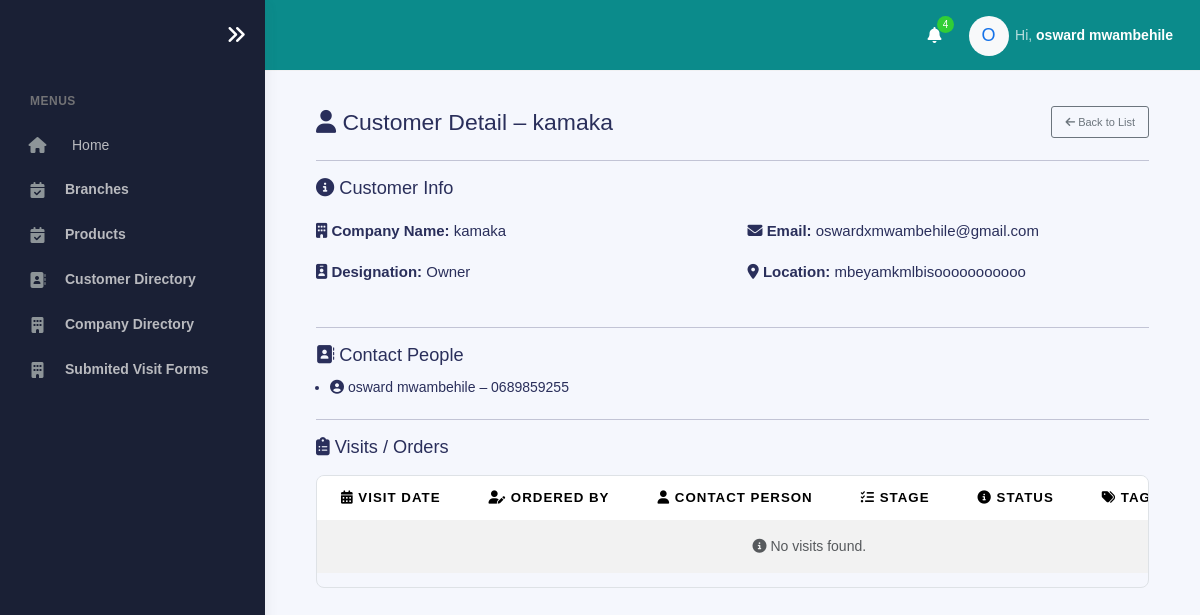
The app's page /customers/customers-view/26/view/ (signed in) with its own data.
### accounts/models.py (models this page shows, shortened)
class User(AbstractBaseUser, PermissionsMixin):
    POSITION_CHOICES = [
        ('Head of Sales', 'Head of Sales'),
        ('Facilitator', 'Facilitator'),
        ('Product Brand Manager', 'Product Brand Manager'),
        ('Corporate Manager', 'Corporate Manager'),
        ('Corporate Officer', 'Corporate Officer'),
        ('Zonal Sales Executive', 'Zonal Sales Executive'),
        ('Mobile Sales Officer', 'Mobile Sales Officer'),
        ('Desk Sales Officer', 'Desk Sales Officer'),
        ('Admin', 'Admin'),
    ]
    ZONE_CHOICES = [
        ('Coast Zone', 'Coast Zone'),
        ('Corporate', 'Corporate'),
        ('Central Zone', 'Central Zone'),
        ('Southern Zone', 'Southern Zone'),
        ('Northern Zone', 'Northern Zone'),
        ('Lake Zone', 'Lake Zone'),
    ]
    COMPANY_CHOICES = [
        ('ANDO', 'ANDO'),
        ('KAM', 'KAM'),
        ('MATE', 'MATE'),
    ]
    email = models.EmailField(unique=True)
    first_name = models.CharField(max_length=50, null=True, blank=True)
    last_name = models.CharField(max_length=50, null=True, blank=True)
    company_name = models.CharField(max_length=50, choices=COMPANY_CHOICES, null=True, blank=True)
    position = models.CharField(max_length=100, choices=POSITION_CHOICES, null=True, blank=True)
    zone = models.CharField(max_length=100, choices=ZONE_CHOICES, null=True, blank=True)
    branch = models.ForeignKey(
        Branch,
        null=True,
        blank=True,
        on_delete=models.SET_NULL,
        related_name='users'
    )
    contact = models.CharField(
        max_length=13,
        null=True,
        blank=True,
        validators=[
            RegexValidator(
                regex=r'^(?:\+255|0)[67][0-9]\d{7}$',
                message="Enter a valid Tanzanian phone number (e.g. +255712345678 or 0712345678)"
            )
        ]
    )
    is_active = models.BooleanField(default=True)
    is_staff = models.BooleanField(default=False)
    date_joined = models.DateTimeField(default=timezone.now)
    objects = UserManager()
    USERNAME_FIELD = 'email'
    REQUIRED_FIELDS = []
    def get_full_name(self):
        return f"{self.first_name} {self.last_name}".strip()

### customers/models.py (models this page shows, shortened)
class Customer(models.Model):
    designation = models.CharField(
        max_length=100,
        choices=DESIGNATION_CHOICES
    )
    company_name = models.CharField(
        max_length=200,
        unique=True
    )
    location = models.CharField(max_length=200)
    email = models.EmailField(unique=True)
    acquisition_stage = models.CharField(
        max_length=50,
        choices=ACQUISITION_STAGE_CHOICES,
        default='Prospecting'
    )
    client_budget = models.DecimalField(
        max_digits=12,
        decimal_places=2,
        null=True,
        blank=True,
        help_text="Estimated client budget "
    )
    created_at = models.DateTimeField(auto_now_add=True, blank=True, null=True)

class CustomerContact(models.Model):
    customer = models.ForeignKey(Customer, related_name="contacts", on_delete=models.CASCADE)
    contact_name = models.CharField(max_length=150)
    contact_detail = models.CharField(max_length=150)

### customers/views.py (the view)
# urls.py: path('customers-view/<int:customer_id>/view/', views.view_customers, name='views_customer'),
def view_customers(request, customer_id):
    if request.user.is_authenticated:
        customer = get_object_or_404(Customer, id=customer_id)
        contacts = CustomerContact.objects.filter(customer=customer)
        return render(request, "company/customer_detail.html", {
            "customer": customer,
            "contacts": contacts,
        })
    else:
        messages.error(request,'You must login first to access the page')
        return redirect('login')

### templates/company/customer_detail.html (shortened to what this page needs)
{% extends "company/base.html" %}
{% load humanize %}
{% block content %}
  {% include "company/sidebar.html" %}
  <div class="main-panel">
    <div class="main-header">
      {% include "company/nav.html" %}
    </div>
    <div class="container-fluid mt-4 mb-5 px-3 px-md-4">
      <div class="page-inner pt-5">
        <div class="d-flex flex-column flex-md-row justify-content-between align-items-start align-items-md-center gap-2 mb-4 mt-5">
          <h3 class="mb-0"><i class="fas fa-user"></i> Customer Detail – {{ customer.company_name }}</h3>
          <div class="d-flex gap-2 flex-wrap mt-2 mt-md-0">
            <a href="{% url 'customer_list' %}" class="btn btn-sm btn-outline-secondary">
              <i class="fas fa-arrow-left"></i> Back to List
            </a>
          </div>
        </div>
        <hr>
        <div class="mb-4">
          <h5 class="mb-3"><i class="fas fa-info-circle"></i> Customer Info</h5>
          <div class="row">
            <div class="col-md-6 mb-2">
              <p><strong><i class="fas fa-building"></i> Company Name:</strong> {{ customer.company_name }}</p>
              <p><strong><i class="fas fa-id-badge"></i> Designation:</strong> {{ customer.designation }}</p>
            </div>
            <div class="col-md-6 mb-2">
              <p><strong><i class="fas fa-envelope"></i> Email:</strong> {{ customer.email }}</p>
              <p><strong><i class="fas fa-map-marker-alt"></i> Location:</strong> {{ customer.location }}</p>
            </div>
          </div>
        </div>
        <hr>
        <div class="mb-4">
          <h5 class="mb-2"><i class="fas fa-address-book"></i> Contact People</h5>
          {% if contacts %}
            <ul class="mb-0 ps-3">
              {% for contact in contacts %}
                <li><i class="fas fa-user-circle"></i> {{ contact.contact_name }} – {{ contact.contact_detail }}</li>
              {% endfor %}
            </ul>
          {% else %}
            <p class="text-muted"><i class="fas fa-exclamation-circle"></i> No contacts found.</p>
          {% endif %}
        </div>
        <hr>
        <div class="mb-4">
          <h5 class="mb-3"><i class="fas fa-clipboard-list"></i> Visits / Orders</h5>
          <div class="table-responsive">
            <table class="table table-striped">
              <thead>
                <tr>
                  <th><i class="fas fa-calendar-alt"></i> Visit Date</th>
                  <th><i class="fas fa-user-edit"></i> Ordered By</th>
                  <th><i class="fas fa-user"></i> Contact Person</th>
                  <th><i class="fas fa-tasks"></i> Stage</th>
                  <th><i class="fas fa-info-circle"></i> Status</th>
                  <th><i class="fas fa-tags"></i> Tag</th>
                </tr>
              </thead>
              <tbody>
                {% for visit in visits %}
                  <tr>
                    <td>{{ visit.created_at|date:"M d, Y H:i" }}</td>
                    <td>{{ visit.added_by.get_full_name }}</td>
                    <td>{{ visit.contact_person.contact_name }}</td>
                    <td>
                      {% if visit.meeting_stage %}
                        <span class="badge bg-info text-white">{{ visit.meeting_stage }}</span>
                      {% else %}
                        <span class="text-muted">N/A</span>
                      {% endif %}
                    </td>
                    <td>
                      {% if visit.status %}
                        <span class="badge
                          {% if visit.status == 'Open' %}bg-secondary
                          {% elif visit.status == 'Won Paid' %}bg-success
                          {% elif visit.status == 'Won Pending Payment' %}bg-warning
                          {% elif visit.status == 'Lost' %}bg-danger
                          {% else %}bg-light text-dark{% endif %}">
                          {{ visit.status }}
                        </span>
                      {% else %}
                        <span class="text-muted">N/A</span>
                      {% endif %}
                    </td>
                    <td>
                      {% if visit.tag %}
                        <span class="badge
                          {% if visit.tag == 'Prospect' %}bg-warning text-dark
                          {% elif visit.tag == 'Lead' %}bg-primary
                          {% elif visit.tag == 'Customer' %}bg-success
                          {% else %}bg-light text-dark{% endif %}">
                          {{ visit.tag }}
                        </span>
                      {% else %}
                        <span class="text-muted">N/A</span>
                      {% endif %}
                    </td>
                    <td>
                      {% if visit.products.all %}
                        <a href="{% url 'adminproduct_details' visit.id %}" class="btn btn-sm btn-info">
                          <i class="fas fa-eye"></i> View Orders
                        </a>
                      {% else %}
                        <span class="text-muted">No Products</span>
                      {% endif %}
                    </td>
                  </tr>
                {% empty %}
                  <tr>
                    <td colspan="7" class="text-muted text-center">
                      <i class="fas fa-info-circle"></i> No visits found.
                    </td>
                  </tr>
                {% endfor %}
              </tbody>
            </table>
          </div>
        </div>
      </div>
    </div>
  </div>
  <link href="https://cdnjs.cloudflare.com/ajax/libs/font-awesome/6.5.0/css/all.min.css" rel="stylesheet">
{% endblock %}

### templates/company/nav.html (shortened to what this page needs)
{% load static %}
<nav class="navbar navbar-header navbar-expand-lg border-bottom" style="background-color: rgb(11, 139, 139)">
  <div class="container-fluid">
    <ul class="navbar-nav topbar-nav ms-md-auto align-items-center">
      <li class="nav-item topbar-icon dropdown hidden-caret">
        <a class="nav-link dropdown-toggle text-white" href="#" id="notifDropdown" role="button" data-bs-toggle="dropdown" aria-haspopup="true" aria-expanded="false">
          <i class="fa fa-bell"></i>
          <span class="notification">4</span>
        </a>
      </li>
      <li class="nav-item topbar-user dropdown hidden-caret">
        <a class="dropdown-toggle profile-pic text-white" data-bs-toggle="dropdown" href="#" aria-expanded="false">
          <div class="avatar-sm">
            <div class="avatar-initial rounded-circle bg-light text-primary d-flex align-items-center justify-content-center" style="width: 40px; height: 40px; font-size: 18px;">
              {% if request.user.is_authenticated %}
                {{ request.user.first_name|slice:":1"|default:"U"|upper }}
              {% else %}
                G
              {% endif %}
            </div>
          </div>
          <span class="profile-username">
            <span class="op-7">Hi,</span>
            {% if request.user.is_authenticated %}
              <span class="fw-bold">{{ request.user.first_name }} {{ request.user.last_name }}</span>
            {% else %}
              <span class="fw-bold">Guest</span>
            {% endif %}
          </span>
        </a>
      </li>
    </ul>
  </div>
</nav>

### templates/company/customer_detail.html (style rules this page uses)
.table th, .table td { white-space: nowrap; vertical-align: middle; }
.table-responsive { border: 1px solid #dee2e6; border-radius: 8px; }
.fw-bold { font-weight: 600; }

### records on screen
User: user.first_name "O", user.first_name "osward", user.last_name "mwambehile"
Customer: company_name "kamaka", designation "Owner", email "oswardxmwambehile@gmail.com", location "mbeyamkmlbisooooooooooo"
CustomerContact: contact_name "osward mwambehile", contact_detail "0689859255"
